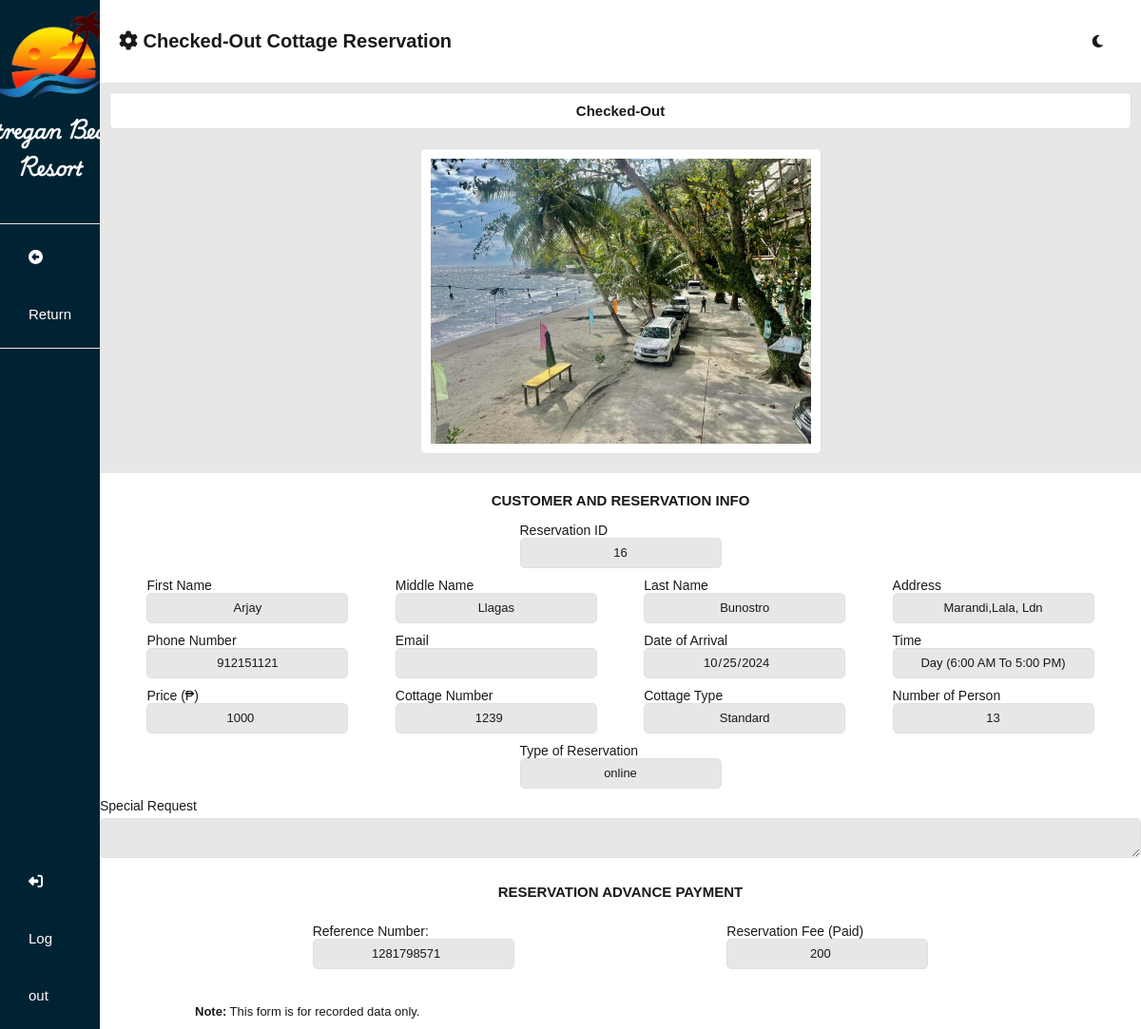
The app's page /admin/cottage_checkedOut.php?manage_id=16 (signed in) with its own data.
### tables this page shows
CREATE TABLE `reserve_cottage_tbl` (
  `reserve_id` int(11) NOT NULL,
  `user_id` int(255) NOT NULL,
  `reserve_status` varchar(255) NOT NULL,
  `reserve_type` varchar(255) NOT NULL,
  `first_name` varchar(255) NOT NULL,
  `middle_name` varchar(255) NOT NULL,
  `last_name` varchar(255) NOT NULL,
  `reserve_address` text NOT NULL,
  `phone_number` bigint(255) NOT NULL,
  `email` varchar(255) NOT NULL,
  `date_of_arrival` date NOT NULL,
  `time` varchar(255) NOT NULL,
  `price` bigint(255) NOT NULL,
  `cottage_number` bigint(255) NOT NULL,
  `cottage_type` varchar(255) NOT NULL,
  `number_of_person` int(255) NOT NULL,
  `special_request` text NOT NULL,
  `cottage_photo` varchar(255) NOT NULL,
  `reference_number` bigint(255) NOT NULL,
  `cottage_reserve_fee` bigint(255) NOT NULL,
  `rejection_reason` text NOT NULL
);

### admin/cottage_checkedOut.php (the view, shortened to what this page needs)
<?php
include('db_connect.php');
$manage_data = [
    'reserve_id' => '',
    'reserve_status' => '',
    'first_name' => '',
    'middle_name' => '',
    'last_name' => '',
    'reserve_address' => '',
    'phone_number' => '',
    'email' => '',
    'date_of_arrival' => '',
    'time' => '',
    'cottage_number' => '',
    'cottage_type' => '',
    'number_of_person' => '',
    'price' => '',
    'special_request' => '',
    'reserve_type' => '',
    'cottage_photo' => '',
    'cottage_reserve_fee' => ''
];
if (isset($_GET['manage_id'])) {
    $manage_id = $_GET['manage_id'];
    $manage_query = "SELECT * FROM reserve_cottage_tbl WHERE reserve_id = $manage_id";
    $manage_result = mysqli_query($con, $manage_query);
    $manage_data = mysqli_fetch_assoc($manage_result);
}
?>
<!DOCTYPE html>
<html lang="en">
<head>
    <?php
    include 'assets.php'
    ?>
    <link rel="stylesheet" type="text/css" href="css/main.css?v=<?php echo time(); ?>">
    <link rel="stylesheet" type="text/css" href="css/sidenav2.css?v=<?php echo time(); ?>">
    <link rel="stylesheet" type="text/css" href="css/allReservationRoomAndCottage.css?v=<?php echo time(); ?>">
</head>
<body>
    <main>
        <section class="side-nav">
            <div class="menu-container">
                <div class="logo-container">
                    <img src="../system_images/suntree.png" alt="">
                    <label for="">Estregan Beach Resort</label>
                </div>
                <div class="menu">
                    <div class="item"><a href="dashboardCottageReservation.php"><i
                                class="fa-regular fa-circle-left"></i> Return</a>
                    </div>
                </div>
            </div>
            <?php
            include 'logoutbtn.php'
            ?>
        </section>
        <section class="middle-container">
            <div class="header-container">
                <div class="title-head">
                    <label for=""><i class="fa-solid fa-gear"></i> Checked-Out Cottage
                        Reservation</label>
                </div>
                <?php include 'icon-container.php' ?>
            </div>
            <div class="center-container">
                <div class="container">
                    <div class="header-label">
                        <label for="">Checked-Out</label>
                    </div>
                    <form method="post" action="" class="form-container">
                        <div class="info-container">
                            <div class="image-container">
                                <img name="photo" src="<?php echo $manage_data['cottage_photo']; ?>" alt="">
                            </div>
                            <div class="header-label2">
                                <label>CUSTOMER AND RESERVATION INFO</label>
                            </div>
                            <div class="line">
                                <div>
                                    <label>Reservation ID</label><br>
                                    <input value="<?php echo $manage_data['reserve_id']; ?>">
                                </div>
                            </div>
                            <div class="line">
                                <div>
                                    <label>First Name</label><br>
                                    <input name="first_name" value="<?php echo $manage_data['first_name']; ?>" disabled>
                                </div>
                                <div>
                                    <label>Middle Name</label><br>
                                    <input name="middle_name" value="<?php echo $manage_data['middle_name']; ?>" disabled>
                                </div>
                                <div>
                                    <label>Last Name</label><br>
                                    <input name="last_name" value="<?php echo $manage_data['last_name']; ?>" disabled>
                                </div>
                                <div>
                                    <label>Address</label><br>
                                    <input name="reserve_address"
                                        value="<?php echo $manage_data['reserve_address']; ?>" disabled>
                                </div>
                            </div>
                            <div class="line">
                                <div>
                                    <label>Phone Number</label><br>
                                    <input name="phone_number" value="<?php echo $manage_data['phone_number']; ?>" disabled>
                                </div>
                                <div>
                                    <label>Email</label><br>
                                    <input class="notransform" name="email"
                                        value="<?php echo $manage_data['email']; ?>" disabled>
                                </div>
                                <div>
                                    <label>Date of Arrival</label><br>
                                    <input type="date" name="date_of_arrival"
                                        value="<?php echo $manage_data['date_of_arrival']; ?>" disabled>
                                </div>
                                <div>
                                    <label>Time</label><br>
                                    <input type="text" name="time" value="<?php echo $manage_data['time']; ?>" disabled>
                                </div>
                            </div>
                            <div class="line">
                                <div>
                                    <label>Price (₱)</label><br>
                                    <input type="number" name="price" value="<?php echo $manage_data['price']; ?>" disabled>
                                </div>
                                <div>
                                    <label>Cottage Number</label><br>
                                    <input type="number" name="cottage_number"
                                        value="<?php echo $manage_data['cottage_number']; ?>" disabled>
                                </div>
                                <div>
                                    <label>Cottage Type</label><br>
                                    <input name="cottage_type" value="<?php echo $manage_data['cottage_type']; ?>" disabled>
                                </div>
                                <div>
                                    <label>Number of Person</label><br>
                                    <input name="number_of_person"
                                        value="<?php echo $manage_data['number_of_person']; ?>" disabled>
                                </div>
                            </div>
                            <div class="line">
                                <div>
                                    <label>Type of Reservation</label><br>
                                    <input type="text" class="notransform" name="reserve_type"
                                        value="<?php echo $manage_data['reserve_type']; ?>" disabled>
                                </div>
                            </div>
                            <div class="line">
                                <div>
                                    <label>Special Request</label><br>
                                    <textarea name="special_request"
                                        id="" disabled><?php echo $manage_data["special_request"] ?></textarea>
                                </div>
                            </div>
                            <div class="header-label2">
                                <label>RESERVATION ADVANCE PAYMENT</label>
                            </div>
                            <div class="payment-container">
                                <div class="line">
                                    <div>
                                        <label>Reference Number:</label><br>
                                        <input type="number" name="reservation_fee" value="<?php echo $manage_data['reference_number']; ?>" readonly>
                                    </div>
                                    <div>
                                        <label>Reservation Fee (Paid)</label><br>
                                        <input type="number" name="cottage_reserve_fee" value="<?php echo $manage_data["cottage_reserve_fee"] ?>" disabled>
                                    </div>
                                </div>
                            </div>
                            <div class="note">
                                <p>
                                    <b>Note:</b> This form is for recorded data only.
                                </p>
                            </div>
                            <br>
                        </div>
                    </form>
                </div>
            </div>
        </section>
    </main>
</body>
</html>

### admin/css/header.css (style rules this page uses)
* { margin: 0; font-family: 'Trebuchet MS', 'Lucida Sans Unicode', 'Lucida Grande', 'Lucida Sans', Arial, sans-serif; box-sizing: none; }

### admin/css/main.css (style rules this page uses)
* { margin: 0; font-family: 'Trebuchet MS', 'Lucida Sans Unicode', 'Lucida Grande', 'Lucida Sans', Arial, sans-serif; }
body { background-color: var(--first-color2); }
a { cursor: pointer; }
:root { --first-color: white; --first-color2: #E7E7E7; --second-color: #EAE2B7; --fourth-color: #F77F00; --seventh-color: #18191A; --seventh-color2: #e0e0e0; --seventh-color3: #e0e0e0; --select-color: #F77F00; --select-color2: #cd6a00; --booknow-text: #ffffff; --booknow-text2: #242526; --booknow-border: #F77F00; --reservation-titleborder: #18191A; --box-shadow: #b4b4b4; --after-input: #effaff; --water-border: #EAE2B7; --water-color: #0d2cc5; --pure-white: white; --third-color: #FCBF49; --fifth-color: #D62828; --sixth-color: #00527e; --seventh-color4: #757575; --eight-color: #002334; --eight-color2: #001824; --reservation-title: #18191A; --reservation-text: white; --gray-button: rgba(220, 220, 220, 0.849); font-size: 62.5%; --tdeven-color: #0023340c; --proceed-color: white; --proceed-bgcolor: #242526; --cancel-color: white; --cancel-bgcolor: #242526; --fixed-color: #242526; --graph-title-color: #777; --legend-text-color: #777; --tooltip-bg-color: #333333; --tooltip-title-color: #ffffff; --tooltip-body-color: #ffffff; --axis-title-color: #777; --axis-ticks-color: #777; }
p { color: var(--seventh-color); font-size: 1.5rem; text-align: justify; line-height: 1.5; }
.center-container { animation: transitionIn 0.5s; }

### admin/css/sidenav2.css (style rules this page uses)
main { width: 100%; display: flex; flex-direction: row; }
.side-nav { height: 100vh; width: 20%; background-color: var(--eight-color); display: flex; flex-direction: column; justify-content: space-between; overflow-y: scroll; }
.menu-container { display: flex; flex-direction: column; align-items: center; }
.logo-container { display: flex; flex-direction: column; align-items: center; margin: 10px 0; }
.logo-container img { width: 120px; margin-bottom: 10px; }
.logo-container label { color: var(--pure-white); font-size: 2rem; font-weight: bold; font-family: estregan; width: 200px; flex-wrap: wrap; text-align: center; }
.menu { width: 100%; margin-top: 30px; }
.menu .item { position: relative; cursor: pointer; }
.menu .item a { font-size: 1.5rem; text-decoration: none; display: block; padding: 5px 30px; line-height: 60px; color: var(--pure-white); border: 1px solid var(--first-color2); border-right: none; border-left: none; }
.menu .item i { margin-right: 10px; }
.middle-container { width: 100%; display: flex; flex-direction: column; }
.header-container { width: 100%; height: 8vh; background-color: var(--first-color); display: flex; justify-content: space-between; align-items: center; }
.title-head { display: flex; align-items: center; margin-left: 20px; }
.title-head label { font-size: 2rem; font-weight: bold; color: var(--seventh-color); text-transform: capitalize; }
.center-container { width: 100%; background-color: var(--first-color2); height: 92vh; overflow-y: scroll; }

### records on screen
reserve_cottage_tbl: cottage_photo (picture), reserve_id "16", first_name "arjay", middle_name "llagas", last_name "bunostro", reserve_address "marandi,lala, ldn", phone_number "912151121", date_of_arrival "10/25/2024", time "Day (6:00 AM to 5:00 PM)", price "1000", cottage_number "1239", cottage_type "Standard", number_of_person "13", reserve_type "online", reservation_fee "1281798571", cottage_reserve_fee "200"
